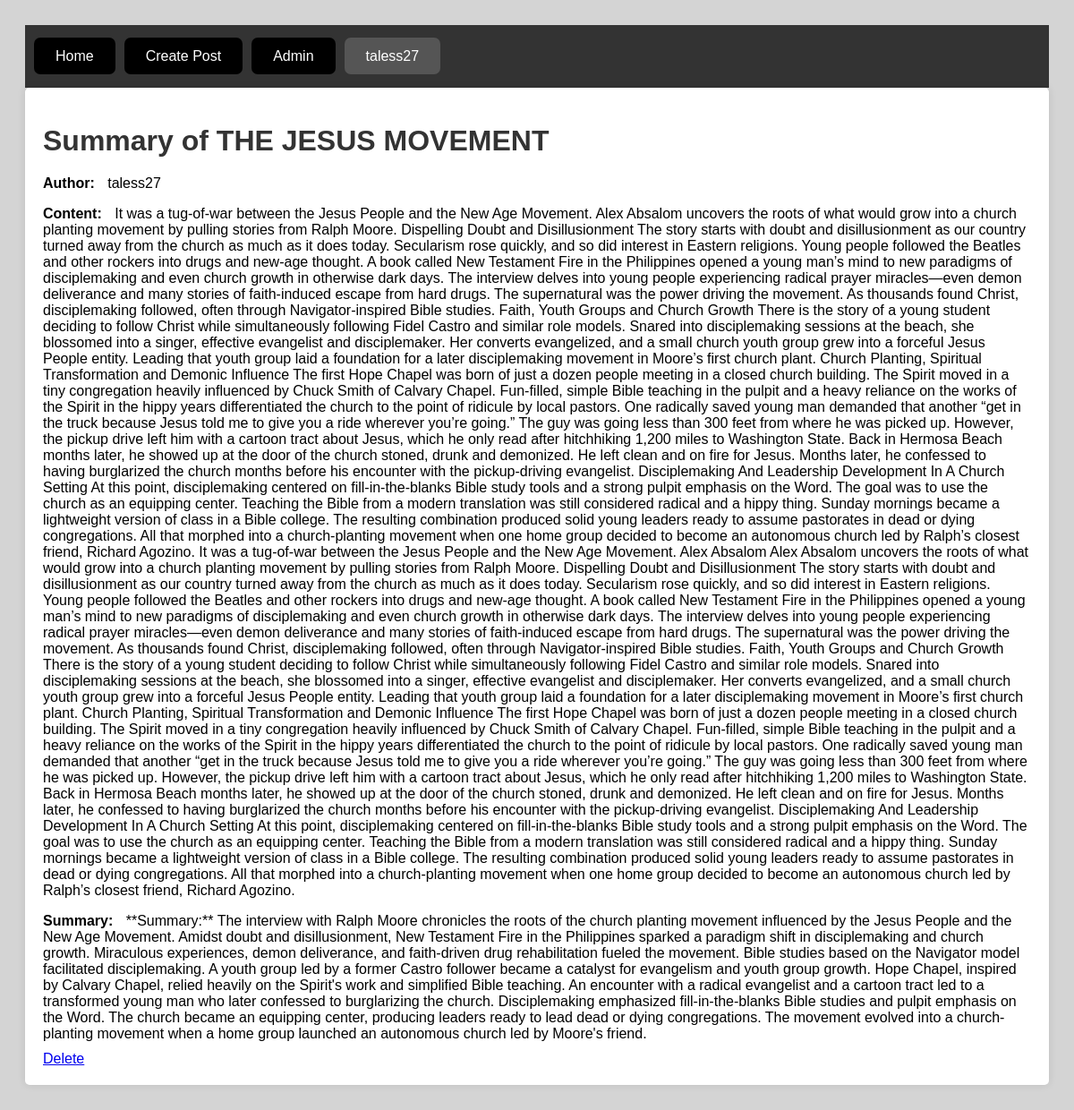
/post/9/ (signed in), run on the app's committed database.
### summarizer/models.py (models this page shows, shortened)
class Post(models.Model):
    title = models.CharField(max_length=200)
    content = models.TextField()
    summary = models.TextField(blank=True, null=True)
    author = models.ForeignKey(User, on_delete=models.CASCADE)
    created_at = models.DateTimeField(auto_now_add=True)

### summarizer/views.py (the view)
# urls.py: path('post/<int:post_id>/', view_post, name='view_post'),
@login_required
def view_post(request, post_id):
    post = Post.objects.get(pk=post_id)
    return render(request, 'view_post.html', {'post': post})

### summarizer/templates/view_post.html (shortened to what this page needs)
{% extends 'base.html' %}
{% block content %}
    <div class="container">
        <div class="row">
            <div class="col-md-8 offset-md-2">
                <div class="post-container">
                    <h1>{{ post.title }}</h1>
                    <p><strong>Author:</strong> {{ post.author }}</p>
                    <p><strong>Content:</strong> {{ post.content }}</p>
                    <p><strong>Summary:</strong> {{ post.summary }}</p>
                    {% if user.is_authenticated and user.id == post.author.id %}
                        <a href="{% url 'delete_post' post.id %}" class="btn btn-primary">Delete</a>
                    {% endif %}
                </div>
            </div>
        </div>
    </div>
{% endblock %}

### summarizer/templates/base.html (shortened to what this page needs)
<!DOCTYPE html>
<html lang="en">
<head>
</head>
<body>
    <nav>
        <ul>
            {% if user.is_authenticated %}
              <li><a href="{% url 'index' %}">Home</a></li>
              <li><a href="{% url 'create_post' %}">Create Post</a></li>
              <li><a href="{% url 'admin:index' %}">Admin</a></li>
              <li class="username">
                <a href="#">{{ user.username }} </a>
              </li>
            {% else %}
                <li><a href="{% url 'login' %}">Log in</a></li>
                <li><a href="{% url 'register' %}">Register</a></li>
            {% endif %}
        </ul>
    </nav>
    <div>
        {% block content %}
        {% endblock %}
    </div>
</body>
</html>

### summarizer/templates/base.html (style rules this page uses)
nav { background-color: #333; padding: 10px; }
nav ul { list-style-type: none; padding: 0; display: flex; }
nav ul li { margin-right: 10px; }
nav ul li a { color: white; text-decoration: none; padding: 10px; border-radius: 5px; transition: background-color 0.3s ease; padding: 12px 24px; background-color: black; color: white; border-radius: 7px; box-shadow: 0 0 0 0 rgba(255, 255, 255, 0.1); animation: pulse 1.75s infinite cubic-bezier(0.66, 0, 0, 1); }
.username a { background-color: #555; padding: 12px 24px; border-radius: 7px; }
.username { position: relative; }
.username a { background-color: #555; padding: 12px 24px; border-radius: 7px; color: white; }

### summarizer/templates/view_post.html (style rules this page uses)
body { font-family: Arial, sans-serif!important; background-color: #d4d4d4!important; padding: 20px!important; }
h1 { font-size: 2rem!important; color: #333!important; margin-bottom: 20px!important; }
p { margin-bottom: 10px!important; }
strong { font-weight: bold!important; margin-right: 10px!important; }
.post-container { background-color: #fff!important; padding: 20px!important; border-radius: 5px!important; box-shadow: 0px 0px 10px 0px rgba(0,0,0,0.1)!important; }

### data on the page
Post: title "Summary of THE JESUS MOVEMENT", author "taless27", content "It was a tug-of-war between the Jesus People and the New Age Movement. Alex Absalom uncovers the roots of what would grow into a church planting movement by pulling stories from Ralph Moore. Dispelling Doubt and Disillusionment The story starts with doubt and disillusionment as our country turned away from the church as much as it does today. Secularism rose quickly, and so did interest in Eastern religions. Young people followed the Beatles and other rockers into drugs and new-age thought. A book called New Testament Fire in the Philippines opened a young man’s mind to new paradigms of disciplemaking and even church growth in otherwise dark days. The interview delves into young people…", summary "**Summary:** The interview with Ralph Moore chronicles the roots of the church planting movement influenced by the Jesus People and the New Age Movement. Amidst doubt and disillusionment, New Testament Fire in the Philippines sparked a paradigm shift in disciplemaking and church growth. Miraculous experiences, demon deliverance, and faith-driven drug rehabilitation fueled the movement. Bible studies based on the Navigator model facilitated disciplemaking. A youth group led by a former Castro follower became a catalyst for evangelism and youth group growth. Hope Chapel, inspired by Calvary Chapel, relied heavily on the Spirit's work and simplified Bible teaching. An encounter with a radical…"

### other printed values
{{ user.username }} "taless27"
